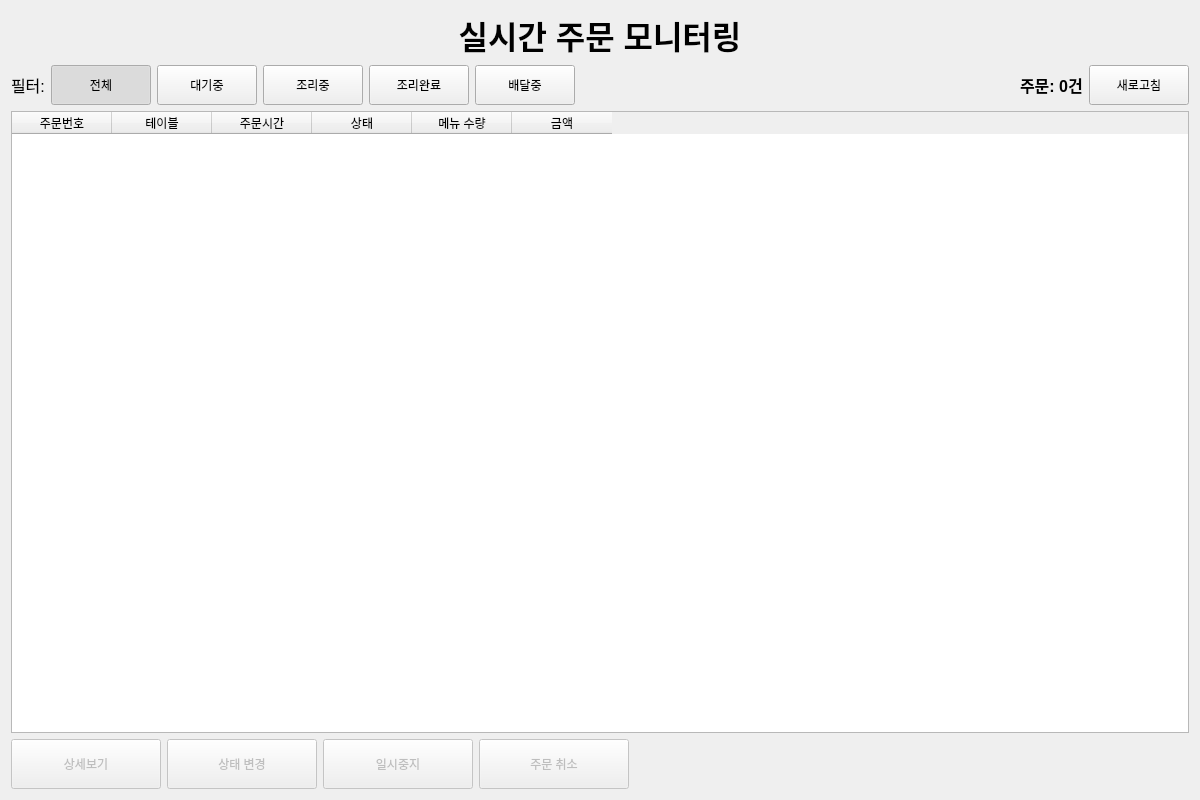
<?xml version="1.0" encoding="UTF-8"?>
<ui version="4.0">
 <class>Dashboard</class>
 <widget class="QWidget" name="Dashboard">
  <property name="geometry">
   <rect>
    <x>0</x>
    <y>0</y>
    <width>1200</width>
    <height>800</height>
   </rect>
  </property>
  <property name="windowTitle">
   <string>주문 관제 대시보드</string>
  </property>
  <layout class="QVBoxLayout" name="verticalLayout">
   <item>
    <widget class="QLabel" name="label_title">
     <property name="text">
      <string>실시간 주문 모니터링</string>
     </property>
     <property name="alignment">
      <set>Qt::AlignCenter</set>
     </property>
     <property name="font">
      <font>
       <pointsize>24</pointsize>
       <weight>75</weight>
       <bold>true</bold>
      </font>
     </property>
    </widget>
   </item>
   <item>
    <layout class="QHBoxLayout" name="horizontalLayout_filter">
     <item>
      <widget class="QLabel" name="label_filter">
       <property name="text">
        <string>필터:</string>
       </property>
       <property name="font">
        <font>
         <pointsize>12</pointsize>
        </font>
       </property>
      </widget>
     </item>
     <item>
      <widget class="QPushButton" name="btn_filter_all">
       <property name="text">
        <string>전체</string>
       </property>
       <property name="minimumSize">
        <size>
         <width>100</width>
         <height>40</height>
        </size>
       </property>
       <property name="checkable">
        <bool>true</bool>
       </property>
       <property name="checked">
        <bool>true</bool>
       </property>
      </widget>
     </item>
     <item>
      <widget class="QPushButton" name="btn_filter_pending">
       <property name="text">
        <string>대기중</string>
       </property>
       <property name="minimumSize">
        <size>
         <width>100</width>
         <height>40</height>
        </size>
       </property>
       <property name="checkable">
        <bool>true</bool>
       </property>
      </widget>
     </item>
     <item>
      <widget class="QPushButton" name="btn_filter_cooking">
       <property name="text">
        <string>조리중</string>
       </property>
       <property name="minimumSize">
        <size>
         <width>100</width>
         <height>40</height>
        </size>
       </property>
       <property name="checkable">
        <bool>true</bool>
       </property>
      </widget>
     </item>
     <item>
      <widget class="QPushButton" name="btn_filter_ready">
       <property name="text">
        <string>조리완료</string>
       </property>
       <property name="minimumSize">
        <size>
         <width>100</width>
         <height>40</height>
        </size>
       </property>
       <property name="checkable">
        <bool>true</bool>
       </property>
      </widget>
     </item>
     <item>
      <widget class="QPushButton" name="btn_filter_delivering">
       <property name="text">
        <string>배달중</string>
       </property>
       <property name="minimumSize">
        <size>
         <width>100</width>
         <height>40</height>
        </size>
       </property>
       <property name="checkable">
        <bool>true</bool>
       </property>
      </widget>
     </item>
     <item>
      <spacer name="horizontalSpacer">
       <property name="orientation">
        <enum>Qt::Horizontal</enum>
       </property>
       <property name="sizeHint" stdset="0">
        <size>
         <width>40</width>
         <height>20</height>
        </size>
       </property>
      </spacer>
     </item>
     <item>
      <widget class="QLabel" name="label_order_count">
       <property name="text">
        <string>주문: 0건</string>
       </property>
       <property name="font">
        <font>
         <pointsize>12</pointsize>
         <weight>75</weight>
         <bold>true</bold>
        </font>
       </property>
      </widget>
     </item>
     <item>
      <widget class="QPushButton" name="btn_refresh">
       <property name="text">
        <string>새로고침</string>
       </property>
       <property name="minimumSize">
        <size>
         <width>100</width>
         <height>40</height>
        </size>
       </property>
      </widget>
     </item>
    </layout>
   </item>
   <item>
    <widget class="QTableWidget" name="table_orders">
     <property name="editTriggers">
      <set>QAbstractItemView::NoEditTriggers</set>
     </property>
     <property name="selectionBehavior">
      <enum>QAbstractItemView::SelectRows</enum>
     </property>
     <property name="selectionMode">
      <enum>QAbstractItemView::SingleSelection</enum>
     </property>
     <property name="sortingEnabled">
      <bool>true</bool>
     </property>
     <column>
      <property name="text">
       <string>주문번호</string>
      </property>
     </column>
     <column>
      <property name="text">
       <string>테이블</string>
      </property>
     </column>
     <column>
      <property name="text">
       <string>주문시간</string>
      </property>
     </column>
     <column>
      <property name="text">
       <string>상태</string>
      </property>
     </column>
     <column>
      <property name="text">
       <string>메뉴 수량</string>
      </property>
     </column>
     <column>
      <property name="text">
       <string>금액</string>
      </property>
     </column>
    </widget>
   </item>
   <item>
    <layout class="QHBoxLayout" name="horizontalLayout_actions">
     <item>
      <widget class="QPushButton" name="btn_view_detail">
       <property name="text">
        <string>상세보기</string>
       </property>
       <property name="minimumSize">
        <size>
         <width>150</width>
         <height>50</height>
        </size>
       </property>
       <property name="enabled">
        <bool>false</bool>
       </property>
      </widget>
     </item>
     <item>
      <widget class="QPushButton" name="btn_update_status">
       <property name="text">
        <string>상태 변경</string>
       </property>
       <property name="minimumSize">
        <size>
         <width>150</width>
         <height>50</height>
        </size>
       </property>
       <property name="enabled">
        <bool>false</bool>
       </property>
      </widget>
     </item>
     <item>
      <widget class="QPushButton" name="btn_halt">
       <property name="text">
        <string>일시중지</string>
       </property>
       <property name="minimumSize">
        <size>
         <width>150</width>
         <height>50</height>
        </size>
       </property>
       <property name="enabled">
        <bool>false</bool>
       </property>
      </widget>
     </item>
     <item>
      <widget class="QPushButton" name="btn_cancel">
       <property name="text">
        <string>주문 취소</string>
       </property>
       <property name="minimumSize">
        <size>
         <width>150</width>
         <height>50</height>
        </size>
       </property>
       <property name="enabled">
        <bool>false</bool>
       </property>
      </widget>
     </item>
     <item>
      <spacer name="horizontalSpacer_2">
       <property name="orientation">
        <enum>Qt::Horizontal</enum>
       </property>
       <property name="sizeHint" stdset="0">
        <size>
         <width>40</width>
         <height>20</height>
        </size>
       </property>
      </spacer>
     </item>
    </layout>
   </item>
  </layout>
 </widget>
 <resources/>
 <connections/>
</ui>
